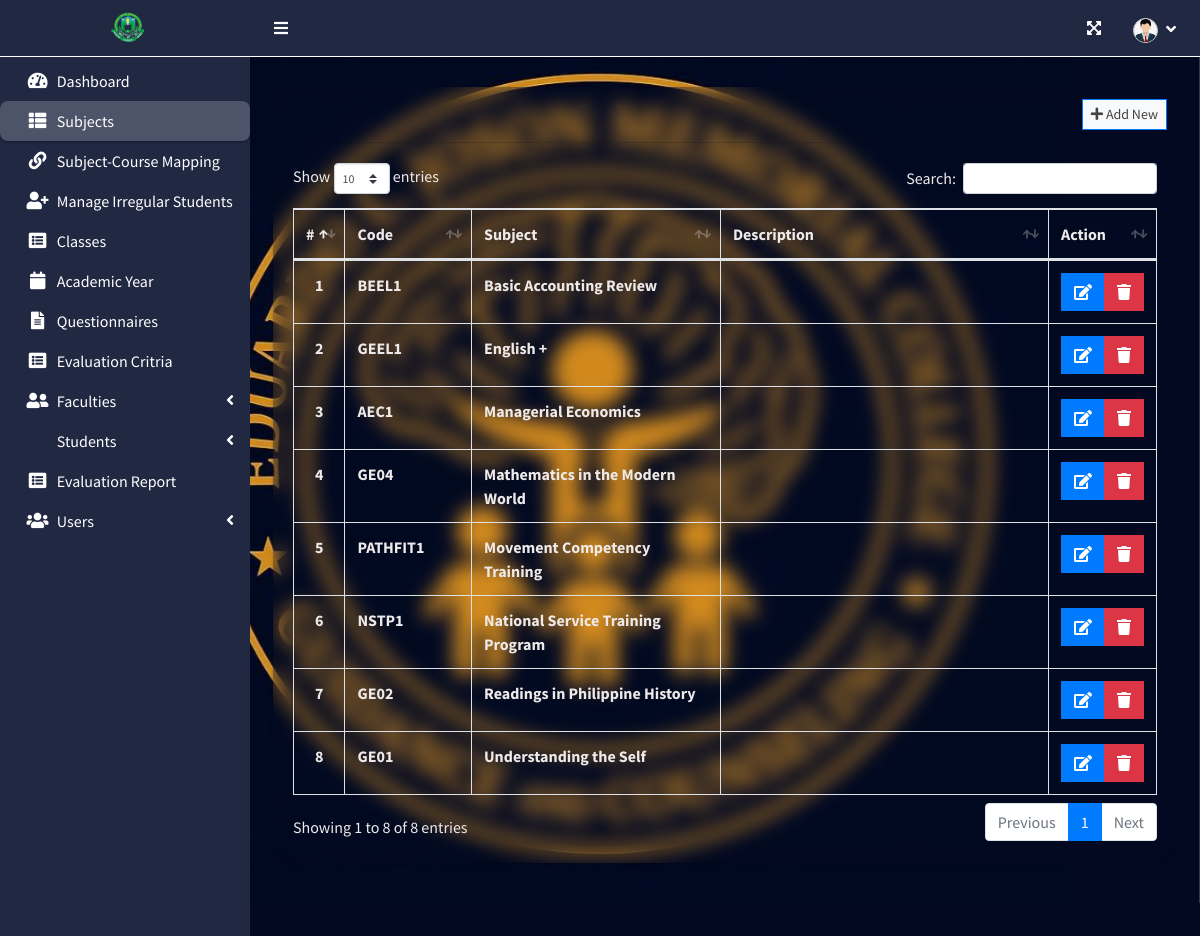
Screenshot of /index.php?page=subject_list (signed in) with the database file from the repository.
### tables this page shows
CREATE TABLE `subject_list` (
  `id` int(30) NOT NULL,
  `code` varchar(50) NOT NULL,
  `subject` text NOT NULL,
  `description` text NOT NULL
);

### admin/subject_list.php (the view, shortened to what this page needs)
<?php include'db_connect.php' ?>
<div class="col-lg-12">
	<div class="card card-outline ">
		<div class="card-header">
			<div class="card-tools">
				<a class="btn btn-block btn-sm btn-default btn-flat border-primary new_subject" href="javascript:void(0)"><i class="fa fa-plus"></i> Add New</a>
			</div>
		</div>
		<div class="card-body">
			<table class="table tabe-hover table-bordered" id="list">
				<colgroup>
					<col width="5%">
					<col width="15%">
					<col width="30%">
					<col width="40%">
					<col width="15%">
				</colgroup>
				<thead>
					<tr>
						<th class="text-center">#</th>
						<th>Code</th>
						<th>Subject</th>
						<th>Description</th>
						<th>Action</th>
					</tr>
				</thead>
				<tbody>
					<?php
					$i = 1;
					$qry = $conn->query("SELECT * FROM subject_list order by subject asc ");
					while($row= $qry->fetch_assoc()):
					?>
					<tr>
						<th class="text-center"><?php echo $i++ ?></th>
						<td><b><?php echo $row['code'] ?></b></td>
						<td><b><?php echo $row['subject'] ?></b></td>
						<td><b><?php echo $row['description'] ?></b></td>
						<td class="text-center">
		                    <div class="btn-group">
		                        <a href="javascript:void(0)" data-id='<?php echo $row['id'] ?>' class="btn btn-primary btn-flat manage_subject">
		                          <i class="fas fa-edit"></i>
		                        </a>
		                        <button type="button" class="btn btn-danger btn-flat delete_subject" data-id="<?php echo $row['id'] ?>">
		                          <i class="fas fa-trash"></i>
		                        </button>
	                      </div>
						</td>
					</tr>
				<?php endwhile; ?>
				</tbody>
			</table>
		</div>
	</div>
</div>

### admin/subject_list.php (style rules this page uses)
.card,.card-body { color: #efeaeaff; background: transparent!important; backdrop-filter: blur(10px); -webkit-backdrop-filter: blur(10px); border-radius: 15px; border: none; }

### rows the page displays
subject_list: code "BEEL1", subject "Basic Accounting Review"
subject_list: code "GEEL1", subject "English +"
subject_list: code "AEC1", subject "Managerial Economics"
subject_list: code "GE04", subject "Mathematics in the Modern World"
subject_list: code "PATHFIT1", subject "Movement Competency Training"
subject_list: code "NSTP1", subject "National Service Training Program"
subject_list: code "GE02", subject "Readings in Philippine History"
subject_list: code "GE01", subject "Understanding the Self"
